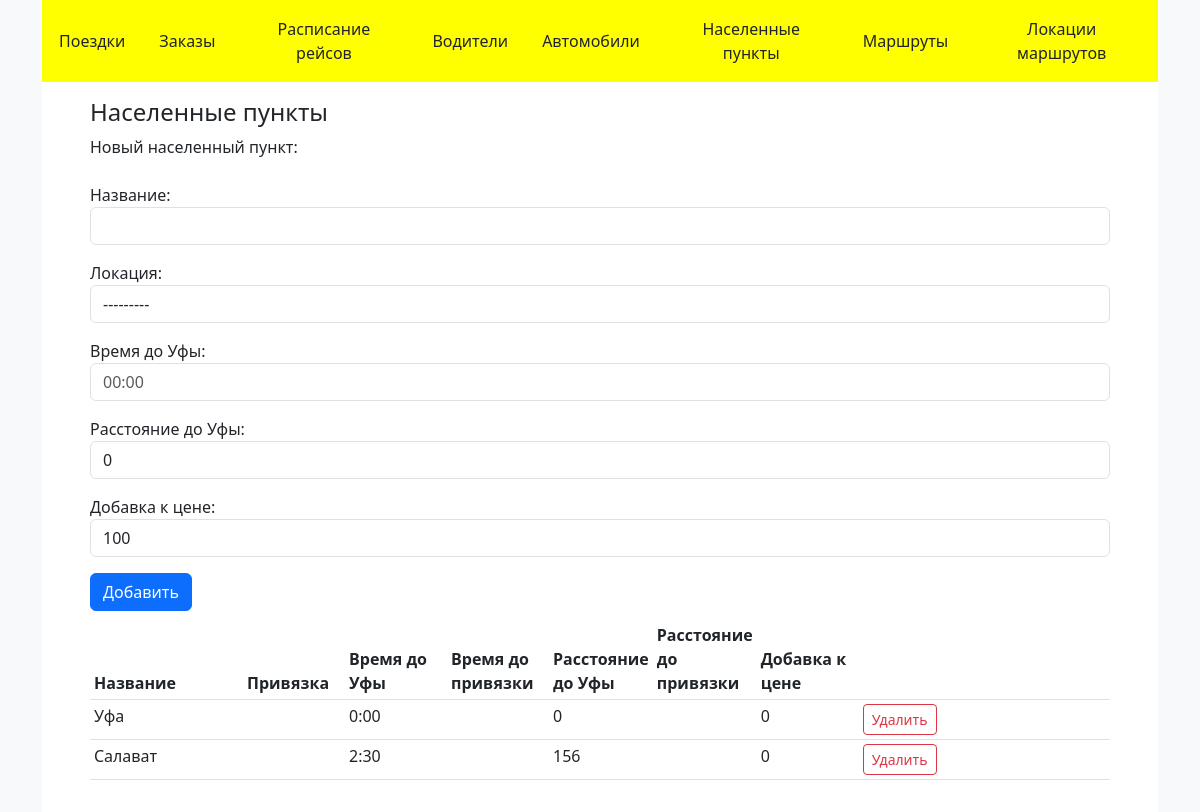
Screenshot of /cities/0 with the database file from the repository.
### main/models.py (models this page shows, shortened)
class Area(models.Model):
    name = models.CharField(max_length=50, blank=False, unique=True)
    def __str__(self):
        return self.name
    class Meta:
        verbose_name_plural = 'Локации маршрута'

class City(models.Model):
    name = models.CharField(max_length=100, blank=False, unique=True)
    area = models.ForeignKey(Area, on_delete=models.CASCADE, related_name='cities')
    est_time_ufa = models.TimeField(auto_now=False)
    dist_ufa = models.PositiveIntegerField(default=0, validators=[
        MinValueValidator(0),
        MaxValueValidator(999)])
    price_addition = models.PositiveIntegerField(default=100, validators=[
        MinValueValidator(0),
        MaxValueValidator(999)])
    class Meta:
        verbose_name_plural = 'Города'

### main/views/cities.py (the view)
# urls.py: path('cities/<int:mes>', views.cities.cities),
def cities(request, mes):
    cities = City.objects.all().order_by('-name')
    form = CityForm()
    dic = {
        'form': form,
        'cities': cities,
        'title': 'Населенные пункты',
        'info_message': get_info_message(mes),
    }
    return render(request, 'main/cities.html', dic)

### main/messages.py (called while the page is built)
def get_info_message(code: int) -> str:
    ans = ''
    try:
        ans = info_messages[code]
    except:
        ans = "Неизвестная ошибка"
    finally:
        return ans

### main/templates/main/cities.html (shortened to what this page needs)
{% extends 'main/base.html' %}
{% block content %}
<div>
    <div>Новый населенный пункт:</div>
    <form method="post" action="city/add" class="my-2">
        {{ form }}
            <div class="">
                <input type="submit"  value='Добавить'
                       class="btn btn-primary mt-3 justify-content-end"/>
            </div>
    </form>
    <table class="table table-sm table-hover" width="50%">
        <thead>
        <tr>
            <th class="" width="15%">
                Название
            </th>
            <th class="" width="10%">
                Привязка
            </th>
            <th class="" width="10%">
                Время до Уфы
            </th>
            <th class="" width="10%">
                Время до привязки
            </th>
            <th class="" width="10%">
                Расстояние до Уфы
            </th>
            <th class="" width="10%">
                Расстояние до привязки
            </th>
            <th class="" width="10%">
                Добавка к цене
            </th>
            <th class="">
            </th>
        </tr>
        </thead>
        <tbody>
            {% for city in cities %}
                <tr>
                    <td>{{ city.name }}</td>
                    <td>{{ city.parent_city_id }}</td>
                    <td>{{ city.est_time_ufa }}</td>
                    <td>{{ city.est_time_addition }}</td>
                    <td>{{ city.dist_ufa }}</td>
                    <td>{{ city.dist_parent }}</td>
                    <td>{{ city.price_addition }}</td>
                    <td>
                        <form method="post" action="city/delete/{{city.id}}" class="">
                            <input type="submit"  value='Удалить'
                                   class="btn btn-sm btn-outline-danger justify-content-end"/>
                        </form>
                    </td>
                </tr>
            {% endfor %}
        </tbody>
    </table>
</div>
{% endblock %}

### rows the page displays
City: name "Уфа", est_time_ufa "0:00", dist_ufa "0", price_addition "0"
City: name "Салават", est_time_ufa "2:30", dist_ufa "156", price_addition "0"

### other values shown
{{ title }} "Населенные пункты"
